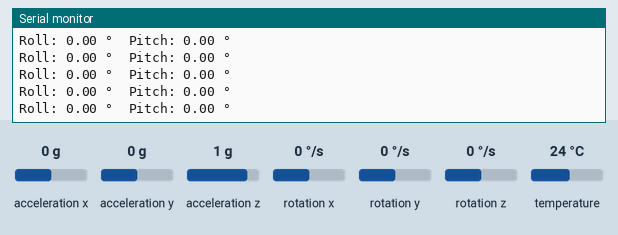
Simulated run of this sketch. Board: Arduino Uno, built with avr-gcc and run on an emulated ATmega328P. On the bench: the last lines printed to the serial monitor. The inputs (shaded band) are chosen by the test bench; at power-on: acceleration x 0 g, acceleration y 0 g, acceleration z 1 g, rotation x 0 °/s, rotation y 0 °/s, rotation z 0 °/s, temperature 24 °C.

Above: at 1.2 s.
1.3 s: acceleration x set to 1.4 g
At 2.3 s:
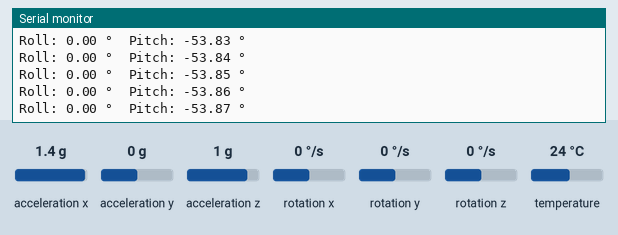
4.3 s: acceleration y set to 0.8 g
At 4.8 s:
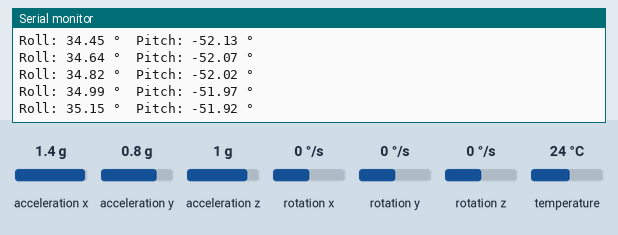
7.3 s: acceleration z set to -1.4 g
At 8.2 s:
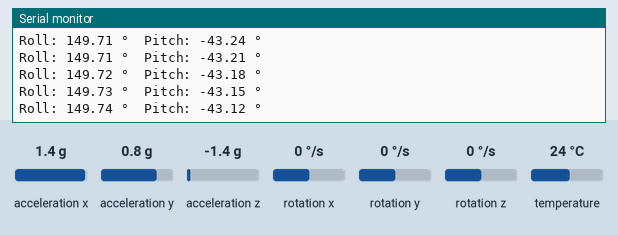
10.3 s: acceleration y set to -1.4 g
At 11.0 s:
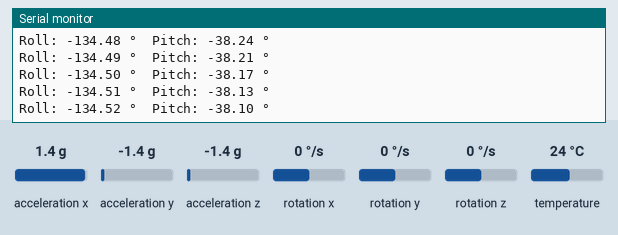
13.3 s: acceleration y set to 1.4 g
At 14.4 s:
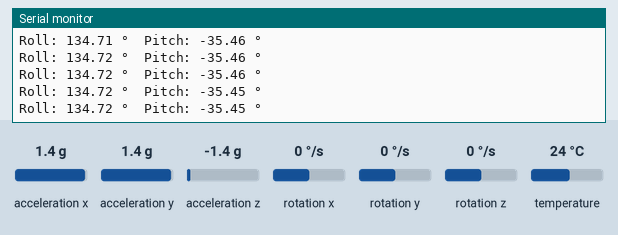
Timing chart, 0 to 16.3 s (numbered marks = the images above; inputs shaded):
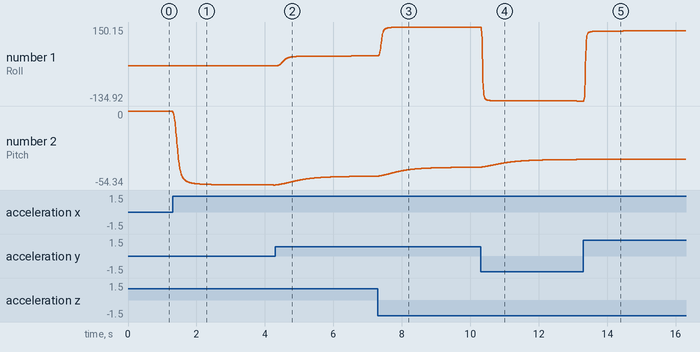

Measured:
- after the input at 1.3 s, the serial monitor: prints a new line at once (image 1)
- plotted number 2: 0 → -54.34 after the input at 1.3 s

The sketch:

RollPitch_KF.ino
```cpp
#include <Wire.h>
#include <Adafruit_MPU6050.h>
#include <Adafruit_Sensor.h>
#include <SimpleKalmanFilter.h>

Adafruit_MPU6050 mpu;

SimpleKalmanFilter kalmanRoll(2, 2, 0.01);
SimpleKalmanFilter kalmanPitch(2, 2, 0.01);

void setup() {
  Serial.begin(115200);
  while (!Serial) delay(10);

  // Inisialisasi MPU6050
  if (!mpu.begin()) {
    Serial.println("MPU6050 tidak terdeteksi. Periksa sambungan!");
    while (1) delay(10);
  }

  mpu.setAccelerometerRange(MPU6050_RANGE_8_G);
  mpu.setGyroRange(MPU6050_RANGE_500_DEG);
  mpu.setFilterBandwidth(MPU6050_BAND_21_HZ);

  Serial.println("MPU6050 siap digunakan");
}

void loop() {
  sensors_event_t a, g, temp;
  mpu.getEvent(&a, &g, &temp);

  float roll  = atan2(a.acceleration.y, a.acceleration.z) * 180 / PI;
  float pitch = atan(-a.acceleration.x / sqrt(a.acceleration.y * a.acceleration.y + a.acceleration.z * a.acceleration.z)) * 180 / PI;

  float rollFiltered  = kalmanRoll.updateEstimate(roll);
  float pitchFiltered = kalmanPitch.updateEstimate(pitch);

  Serial.print("Roll: ");
  Serial.print(rollFiltered);
  Serial.print(" °\tPitch: ");
  Serial.print(pitchFiltered);
  Serial.println(" °");

  delay(5);  // 50 Hz refresh rate
}
```
